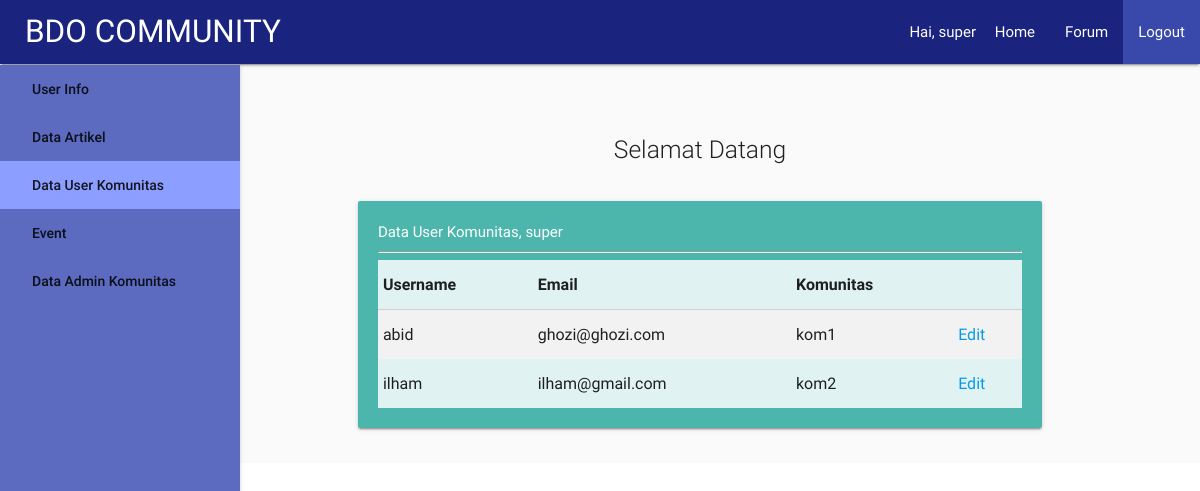
/dashboard/hi_datauserkomunitas.php (signed in), run on the app's committed database.
### tables this page shows
CREATE TABLE IF NOT EXISTS `table_user` (
  `username` varchar(30) NOT NULL,
  `password` varchar(30) NOT NULL,
  `email` varchar(120) NOT NULL,
  `idKomunitas` varchar(10) NOT NULL,
  `role` int(3) NOT NULL
);

### proses/proses_cekSession.php (called while the page is built, shortened)
<?php
if(!isset($_SESSION['session_user'])){
  header('Location: ../index.php');
}else{
  $user = $_SESSION['session_user'];
  $role = $_SESSION['session_role'];
}
?>

### dashboard/hi_datauserkomunitas.php (the view, shortened to what this page needs)
<?php
include("../proses/proses_cekSession.php");
include("../proses/proses_koneksi.php");
if($role == 1){
  $query = "SELECT * FROM table_user WHERE role = 3";
  $result = mysqli_query($conn,$query);
}else if($role == 2){
  $r = "Admin Komunitas";
  $query = "SELECT * FROM table_user WHERE idKomunitas = '$komunitas' AND role = 3";
  $result = mysqli_query($conn,$query);
}else{
  header('Location: ../index.php');
}
?>
<html>
<head>
  <link href="../css/materialize.css" rel="stylesheet">
  <link href="../css/style.css" rel="stylesheet">
</head>
<body>
  <div class="navbar-fixed">
    <nav >
      <div class="nav-wrapper indigo darken-4" >
        <a href="#" class="brand-logo" style="margin-left:25px;">BDO COMMUNITY</a>
        <ul id="nav-mobile" class="right hide-on-med-and-down">
          <li>Hai, <?php echo $user; ?>&nbsp;</li>
          <li><a href="../">Home</a></li>
          <li><a href="#">Forum</a></li>
          <li><a class="indigo darken-1" href="../proses/proses_logOut.php">Logout</a></li>
        </ul>
      </div>
    </nav>
  </div>
  <div class="row">
    <header class="col s2">
      <ul style="width:240px; margin-top:65px;" class="side-nav fixed indigo lighten-1">
        <a href="hi_index.php">User Info</a></li>
        <a href="hi_dataartikel.php">Data Artikel</a></li>
        <a href="#" class="indigo accent-1">Data User Komunitas</a></li>
        <a href="hi_dataevent.php">Event</a></li>
        <?php
        if($role==1){
          echo "<a href='hi_dataadminkomunitas.php'>Data Admin Komunitas</a></li>";
        }
        ?>
      </ul>
    </header>
    <div class="col s10 grey lighten-5">
      <div class="section no-pad-bot grey lighten-5" id="index-banner">
        <div class="container">
          <br><br>
          <div class="row center">
            <h5 class="header col s12 light">
              Selamat Datang
            </h5>
          </div>
          <div class="row">
            <div class="col s12">
              <div class="card-panel teal lighten-2 s12 white-text" style="padding:20px;">
                <table class="teal lighten-5 highlight striped">
                  Data User Komunitas, <?php echo $komunitas; ?><hr>
                  <thead>
                    <tr>
                      <th>Username</th>
                      <th>Email</th>
                      <th>Komunitas</th>
                      <th></th>
                    </tr>
                  </thead>
                  <tbody>
                    <?php while($row = mysqli_fetch_array($result)){?>
                    <tr>
                      <td><?php echo $row[0]; ?></td>
                      <td><?php echo $row[2]; ?></td>
                      <td><?php echo $row[3]; ?></td>
                      <td><a href = "hi_editUser.php?user=<?php echo $row[0]; ?>">Edit</a></td>
                    </tr>
                    <?php } ?>
                  </tbody>
                </table>
              </div>
            </div>
          </div>
        </div>
      </div>
    </div>
  </div>
</body>
</html>

### data on the page
table_user: username "abid", email "ghozi@ghozi.com", idKomunitas "kom1"
table_user: username "ilham", email "ilham@gmail.com", idKomunitas "kom2"

### other printed values
$user "super"
